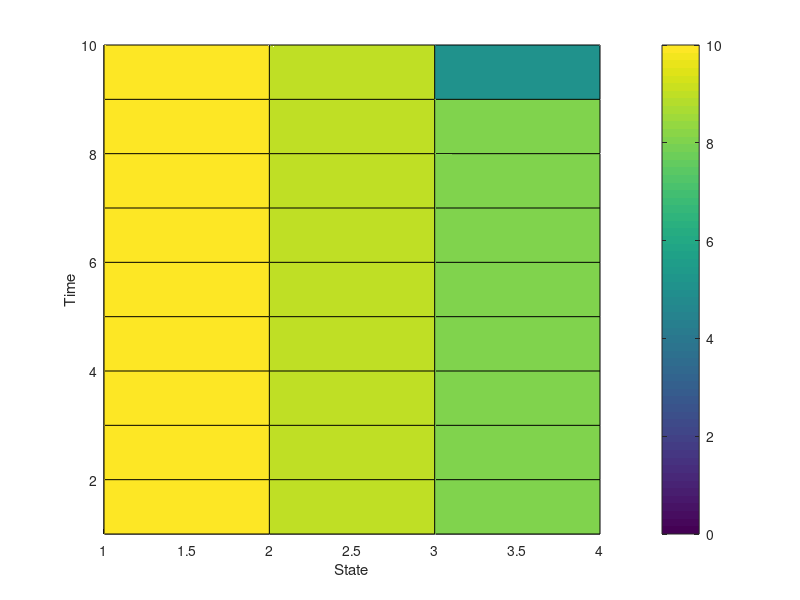

Here is the MATLAB script that generated this plot:
%%
clear all
close all

% Denotaremos x_t \in X 
% Denotaremos a_t \in A
%%
% Matrix de MDP
% M una matrix de dimension [ n x n x m ]
%%    
% Control Izquierda <-
n = 4;

M(:,:,1) = [ [1 zeros(1,n-1)]         ;
             eye(n-1)  zeros(n-1,1)];

% Control Derecha  ->

M(:,:,2) = [ zeros(n-1,1) eye(n-1)  ;
              [zeros(1,n-1) 1]         ];

% Control = 

M(:,:,3) = eye(n);
         
%%
% Donde n es la dimension de x_t, mientras que m es la dimension a_t
[~ ,n,m] = size(M);         
%% Graphs  
% fig = M2plotdigraphs(M);

% V^\pi (t,x) = E[ ]
Aset = 1:m;
Xset = 1:n;

T = 10;

%%
rfcn = @(x,a) -1*(a~=3);
Rfcn = @(x) 10*(x==1) + 5*(x==3) + 6*(x==5);
%%
Vstar = zeros(T,n);
Pi = zeros(T-1,n);
Vstar(T,:) = Rfcn(Xset);
%%
for t = T-1:-1:1
    for xs = Xset
       Vtxa = zeros(1,m);
       for as = Aset
          rc = rfcn(xs,as);
          E_Vb = 0;
          for ys = Xset
            E_Vb = E_Vb + M(xs,ys,as)*Vstar(t+1,ys);
          end
          Vtxa(as) = rc + E_Vb;      
       end
       [Vstar(t,xs) ,Pi(t,xs)] = max(Vtxa);
    end
end
%%
x0 = zeros(n,1);
x0(2) = 1;


% AniMDP(x0,Pi,M,Rfcn)

%%
surf(Vstar)
view(0,90)
colorbar
xlabel('State')
ylabel('Time')
xlim([1 n])
ylim([1 T])

